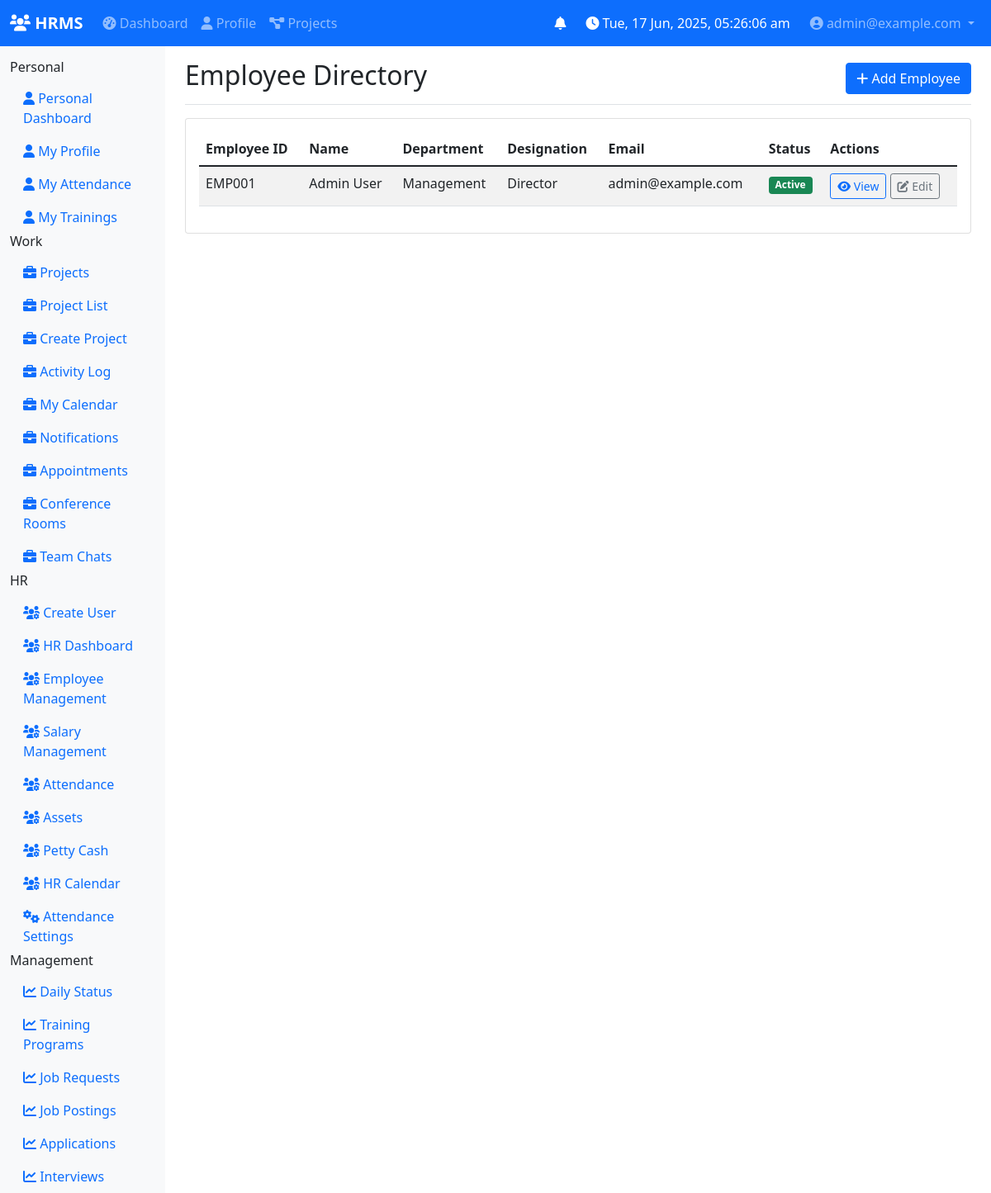
The app's page /employee/list (signed in) with its own data.
### app/models/users.py (models this page shows, shortened)
class User(UserMixin, db.Model):
    __tablename__ = 'users'
    id = db.Column(db.Integer, primary_key=True)
    username = db.Column(db.String(64), index=True, unique=True, nullable=False)
    email = db.Column(db.String(120), index=True, unique=True, nullable=False)
    password_hash = db.Column(db.String(128))
    role_id = db.Column(db.Integer, db.ForeignKey('roles.id'))
    is_active = db.Column(db.Boolean, default=True)
    created_at = db.Column(db.DateTime, default=datetime.utcnow)
    updated_at = db.Column(db.DateTime, default=datetime.utcnow, onupdate=datetime.utcnow)
    department = db.Column(db.String(50))  # New field for department assignment
    last_login = db.Column(db.DateTime)
    role = db.relationship('Role', back_populates='users')
    employee = db.relationship('Employee', back_populates='user', uselist=False)
    DEPARTMENTS = [
        'Management',
        'General Manager',
        'HR',
        'EPR Compliance',
        'Project Development',
        'Digital Marketing',
        'Business Development'
    ]
    def has_role(self, role_name):
        return self.role and self.role.name == role_name

### app/models/employee.py (models this page shows, shortened)
class Employee(UserMixin, db.Model):
    __tablename__ = 'employees'
    MANAGEMENT_ROLES = ['Director', 'Country Head', 'General Manager', 'Department Manager']
    HIERARCHY_LEVELS = {
        'Director': 10,
        'Country Head': 9,
        'General Manager': 8,
        'Department Manager': 7,
        'Team Lead': 6,
        'Senior Executive': 5,
        'Executive': 4,
        'Junior Executive': 3,
        'Special Role': 2,
        'Intern': 1
    }
    id = db.Column(db.Integer, primary_key=True)
    email = db.Column(db.String(120), unique=True, nullable=False)
    password_hash = db.Column(db.String(128))
    first_name = db.Column(db.String(50), nullable=False)
    last_name = db.Column(db.String(50), nullable=False)
    department = db.Column(db.String(50))
    position = db.Column(db.String(50))
    role = db.Column(db.String(20), default='Employee')  # Admin, HR, Management, Employee
    is_active = db.Column(db.Boolean, default=True)
    created_at = db.Column(db.DateTime, default=datetime.utcnow)
    updated_at = db.Column(db.DateTime, default=datetime.utcnow, onupdate=datetime.utcnow)
    date_of_birth = db.Column(db.Date)
    gender = db.Column(db.String(10))
    marital_status = db.Column(db.String(20))
    blood_group = db.Column(db.String(5))
    nationality = db.Column(db.String(50))
    personal_email = db.Column(db.String(120), unique=True)
    personal_mobile = db.Column(db.String(20))
    address = db.Column(db.Text)
    phone = db.Column(db.String(20))
    emergency_contact = db.Column(db.String(20))
    emergency_contact_name = db.Column(db.String(100))
    employee_id = db.Column(db.String(20), unique=True, nullable=False)
    designation = db.Column(db.String(50), nullable=False)
    joining_date = db.Column(db.Date, nullable=False)
    resignation_date = db.Column(db.Date)
    last_working_date = db.Column(db.Date)
    work_email = db.Column(db.String(120), unique=True)
    work_phone = db.Column(db.String(20))
    reporting_manager_id = db.Column(db.Integer, db.ForeignKey('employees.id'))
    is_manager = db.Column(db.Boolean, default=False)
    employment_status = db.Column(db.String(20), default='Active')  # Active, Resigned, Terminated, On Leave
    employment_type = db.Column(db.String(20), default='Full-time')  # Full-time, Part-time, Contract, Intern
    probation_end_date = db.Column(db.Date)
    notice_period_days = db.Column(db.Integer, default=30)
    user_id = db.Column(db.Integer, db.ForeignKey('users.id'), unique=True)
    user = db.relationship('User', back_populates='employee', uselist=False)
    reporting_manager = db.relationship('Employee', remote_side=[id], backref='direct_reports')
    attendance = db.relationship('Attendance', back_populates='employee', lazy='dynamic')
    salary_history = db.relationship('SalaryDetail', back_populates='employee', lazy='dynamic')
    performance_reviews = db.relationship('PerformanceReview',
                                        foreign_keys='PerformanceReview.employee_id',
                                        backref='employee', lazy='dynamic')
    leaves = db.relationship('Leave',
                           foreign_keys='Leave.employee_id',
                           backref='employee', lazy='dynamic')
    @property
    def full_name(self):
        return f"{self.first_name} {self.last_name}"

### app/employee/routes.py (the view)
@bp.route('/list')
@login_required
def list_employees():
    employees = Employee.query.all()
    return render_template('employee/list.html', employees=employees)

### app/models/users.py (called while the page is built)
@login_manager.user_loader
def load_user(user_id):
    return User.query.get(int(user_id))

### app/utils/module_permissions.py (called while the page is built)
def get_accessible_modules(user):
    accessible_modules = {}
    accessible_modules['personal'] = {
        name: data for name, data in PERSONAL_MODULES.items()
        if MODULE_PERMISSIONS[name](user)
    }
    accessible_modules['work'] = {
        name: data for name, data in WORK_MODULES.items()
        if MODULE_PERMISSIONS[name](user)
    }
    accessible_modules['hr'] = {
        name: data for name, data in HR_MODULES.items()
        if MODULE_PERMISSIONS[name](user)
    }
    accessible_modules['management'] = {
        name: data for name, data in MANAGEMENT_MODULES.items()
        if MODULE_PERMISSIONS[name](user)
    }
    return accessible_modules

### app/templates/employee/list.html (shortened to what this page needs)
{% extends "base.html" %}
{% block content %}
<div class="d-flex justify-content-between flex-wrap flex-md-nowrap align-items-center pt-3 pb-2 mb-3 border-bottom">
    <h1 class="h2">Employee Directory</h1>
    <div class="btn-toolbar mb-2 mb-md-0">
        <button type="button" class="btn btn-primary">
            <i class="fas fa-plus"></i> Add Employee
        </button>
    </div>
</div>
<div class="card">
    <div class="card-body">
        <div class="table-responsive">
            <table class="table table-striped">
                <thead>
                    <tr>
                        <th>Employee ID</th>
                        <th>Name</th>
                        <th>Department</th>
                        <th>Designation</th>
                        <th>Email</th>
                        <th>Status</th>
                        <th>Actions</th>
                    </tr>
                </thead>
                <tbody>
                    {% if employees %}
                        {% for employee in employees %}
                        <tr>
                            <td>{{ employee.employee_id }}</td>
                            <td>{{ employee.full_name }}</td>
                            <td>{{ employee.department }}</td>
                            <td>{{ employee.designation }}</td>
                            <td>{{ employee.work_email or employee.user.email }}</td>
                            <td>
                                <span class="badge bg-{{ 'success' if employee.employment_status == 'Active' else 'secondary' }}">
                                    {{ employee.employment_status }}
                                </span>
                            </td>
                            <td>
                                <button class="btn btn-sm btn-outline-primary">
                                    <i class="fas fa-eye"></i> View
                                </button>
                                <button class="btn btn-sm btn-outline-secondary">
                                    <i class="fas fa-edit"></i> Edit
                                </button>
                            </td>
                        </tr>
                        {% endfor %}
                    {% endif %}
                </tbody>
            </table>
        </div>
    </div>
</div>
{% endblock %}

### app/templates/base.html (shortened to what this page needs)
<!DOCTYPE html>
<html lang="en">
<head>
    <link href="https://cdn.jsdelivr.net/npm/bootstrap@5.1.3/dist/css/bootstrap.min.css" rel="stylesheet">
    <link href="https://cdnjs.cloudflare.com/ajax/libs/font-awesome/6.0.0/css/all.min.css" rel="stylesheet">
</head>
<body>
    <nav class="navbar navbar-expand-lg navbar-dark bg-primary">
        <div class="container-fluid">
            <a class="navbar-brand" href="{{ url_for('core.dashboard') }}">
                <i class="fas fa-users"></i> HRMS
            </a>
            <div class="collapse navbar-collapse" id="navbarNav">
                <ul class="navbar-nav me-auto">
                    {% if current_user.is_authenticated %}
                    <li class="nav-item">
                        <a class="nav-link" href="{{ url_for('core.dashboard') }}">
                            <i class="fas fa-tachometer-alt"></i> Dashboard
                        </a>
                    </li>
                    <li class="nav-item">
                        <a class="nav-link" href="{{ url_for('employee.profile') }}">
                            <i class="fas fa-user"></i> Profile
                        </a>
                    </li>
                    <li class="nav-item">
                        <a class="nav-link" href="{{ url_for('project.dashboard') }}">
                            <i class="fas fa-project-diagram"></i> Projects
                        </a>
                    </li>
                    {% endif %}
                </ul>
                <ul class="navbar-nav">
                    {% if current_user.is_authenticated %}
                    <li class="nav-item dropdown me-3">
                        <a class="nav-link position-relative" href="#" id="notificationDropdown" role="button" data-bs-toggle="dropdown">
                            <i class="fas fa-bell text-white"></i>
                        </a>
                    </li>
                    <li class="nav-item d-flex align-items-center me-3">
                        <i class="fas fa-clock text-white me-1"></i>
                        <span class="nav-link text-white p-0" id="live-clock-ist"></span>
                    </li>
                    <li class="nav-item dropdown">
                        <a class="nav-link dropdown-toggle" href="#" id="navbarDropdown" role="button" data-bs-toggle="dropdown">
                            <i class="fas fa-user-circle"></i> {{ current_user.email }}
                        </a>
                    </li>
                    {% else %}
                    <li class="nav-item">
                        <a class="nav-link" href="{{ url_for('auth.login') }}">
                            <i class="fas fa-sign-in-alt"></i> Login
                        </a>
                    </li>
                    {% endif %}
                </ul>
            </div>
        </div>
    </nav>
    <div class="container-fluid">
        <div class="row">
            {% if current_user.is_authenticated %}
            <nav class="col-md-3 col-lg-2 d-md-block sidebar collapse">
                <div class="position-sticky pt-3">
                    <nav class="sidebar-nav">
                        {% set modules = get_accessible_modules(current_user) %}
                        {% if modules.personal %}
                        <div class="nav-section">
                            <h6 class="sidebar-heading">Personal</h6>
                            <ul class="nav flex-column">
                                {% for name, data in modules.personal.items() %}
                                <li class="nav-item">
                                    <a class="nav-link" href="{{ url_for(data.route) }}">
                                        <i class="fas fa-user"></i> {{ data.label }}
                                    </a>
                                </li>
                                {% endfor %}
                            </ul>
                        </div>
                        {% endif %}
                        {% if modules.work %}
                        <div class="nav-section">
                            <h6 class="sidebar-heading">Work</h6>
                            <ul class="nav flex-column">
                                {% for name, data in modules.work.items() %}
                                <li class="nav-item">
                                    <a class="nav-link" href="{{ url_for(data.route) }}">
                                        <i class="fas fa-briefcase"></i> {{ data.label }}
                                    </a>
                                </li>
                                {% endfor %}
                            </ul>
                        </div>
                        {% endif %}
                        {% if modules.hr %}
                        <div class="nav-section">
                            <h6 class="sidebar-heading">HR</h6>
                            <ul class="nav flex-column">
                                {% for name, data in modules.hr.items() %}
                                <li class="nav-item">
                                    <a class="nav-link" href="{{ url_for(data.route) }}">
                                        <i class="fas fa-users-cog"></i> {{ data.label }}
                                    </a>
                                </li>
                                {% endfor %}
                                {% if current_user.has_role('Admin') %}
                                <li class="nav-item">
                                    <a class="nav-link" href="{{ url_for('hr.attendance_settings') }}">
                                        <i class="fas fa-cogs"></i> Attendance Settings
                                    </a>
                                </li>
                                {% endif %}
                            </ul>
                        </div>
                        {% endif %}
                        {% if modules.management %}
                        <div class="nav-section">
                            <h6 class="sidebar-heading">Management</h6>
                            <ul class="nav flex-column">
                                {% for name, data in modules.management.items() %}
                                <li class="nav-item">
                                    <a class="nav-link" href="{{ url_for(data.route) }}">
                                        <i class="fas fa-chart-line"></i> {{ data.label }}
                                    </a>
                                </li>
                                {% endfor %}
                            </ul>
                        </div>
                        {% endif %}
                    </nav>
                </div>
            </nav>
            <main class="col-md-9 ms-sm-auto col-lg-10 px-md-4">
            {% else %}
            <main class="col-12">
            {% endif %}
                {% block content %}{% endblock %}
            </main>
        </div>
    </div>
</body>
</html>

### app/templates/base.html (style rules this page uses)
.sidebar { min-height: 100vh; background-color: #f8f9fa; }
.navbar-brand { font-weight: bold; }

### records on screen
User: email "admin@example.com", is_active True (drawn)
Employee: employee_id "EMP001", full_name "Admin User", department "Management", designation "Director", work_email "admin@example.com", employment_status "Active"

### other values on screen
{{ data.label }} "Personal Dashboard" "My Profile" "My Attendance" "My Trainings"
{{ data.label }} "Projects" "Project List" "Create Project" "Activity Log" "My Calendar" "Notifications" "Appointments" "Conference Rooms" "Team Chats"
{{ data.label }} "Create User" "HR Dashboard" "Employee Management" "Salary Management" "Attendance" "Assets" "Petty Cash" "HR Calendar"
{{ data.label }} "Daily Status" "Training Programs" "Job Requests" "Job Postings" "Applications" "Interviews"
